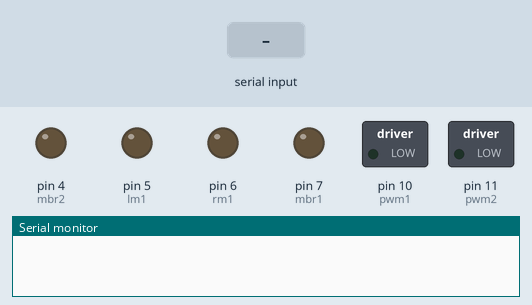
Bench run of a sketch on a simulated Arduino Uno, built with avr-gcc and run on an emulated ATmega328P. Shown: switched loads named in the sketch (green lamp = pin HIGH), output pins drawn as LEDs (lit = HIGH), the last lines printed to the serial monitor. The test bench sets the inputs (shaded band).

Above: at 1.2 s.
1.3 s: "1" received over the second serial link
At 2.3 s:
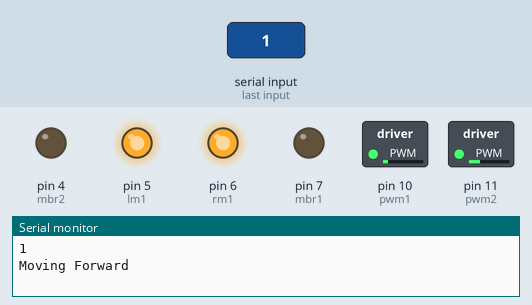
2.8 s: "2" received over the second serial link
At 3.4 s:
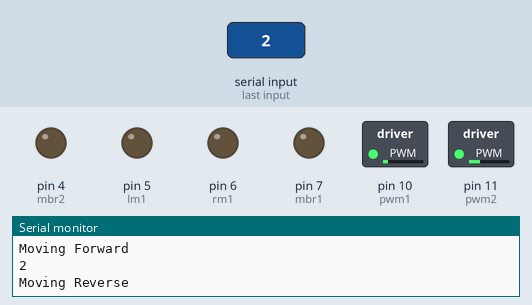
4.3 s: "3" received over the second serial link
At 4.6 s:
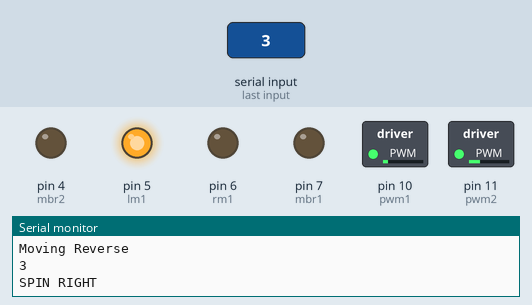
5.8 s: "4" received over the second serial link
At 6.9 s:
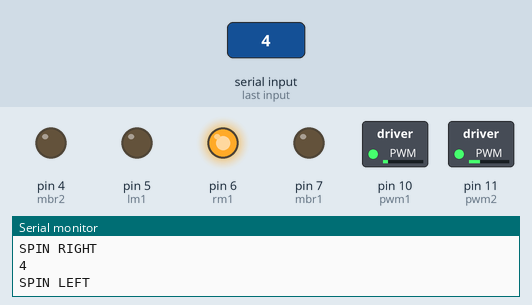
7.3 s: "5" received over the second serial link
At 8.1 s:
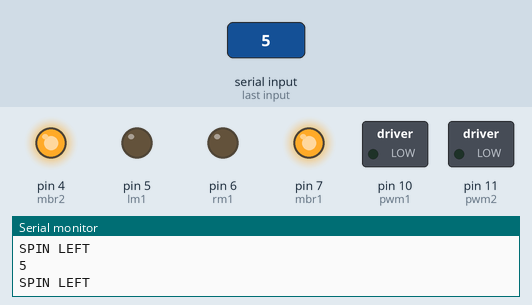
Timing chart, 0 to 9.8 s (numbered marks = the images above; inputs shaded):
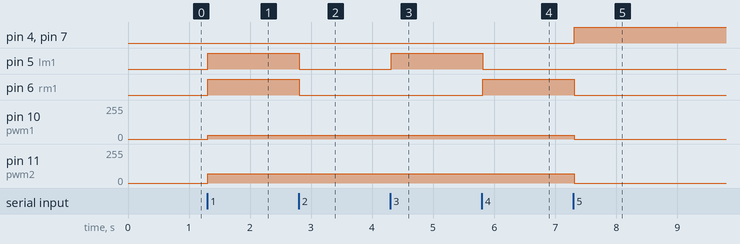

Measured:
- after the input at 1.3 s, pin 5 (lm1), pin 6 (rm1): LOW → HIGH at once; pin 10 (pwm1): 0/255 → 30/255 at once; pin 11 (pwm2): 0/255 → 70/255 at once
- after the input at 2.8 s, pin 5 (lm1), pin 6 (rm1): HIGH → LOW at once
- after the input at 4.3 s, pin 5 (lm1): LOW → HIGH at once
- after the input at 5.8 s, pin 5 (lm1): HIGH → LOW at once; pin 6 (rm1): LOW → HIGH at once
- after the input at 7.3 s, pin 4 (mbr2), pin 7 (mbr1): LOW → HIGH at once; pin 6 (rm1): HIGH → LOW at once; pin 10 (pwm1): 30/255 → 0/255 at once; pin 11 (pwm2): 70/255 → 0/255 at once

The sketch:

Arduino_Bluetooth_Control.ino
```cpp
#include <SoftwareSerial.h>

SoftwareSerial BT(0,1); //TX, RX respetively
String readdata;

//Motor1

int lm1 = 5;
int mbr1 = 7;
int pwm1 = 10;

//Motor2

int rm1 = 6;
int mbr2 = 4;
int pwm2 = 11;

void setup() {
 BT.begin(9600);
 Serial.begin(9600);
  pinMode(5, OUTPUT);
  pinMode(6, OUTPUT);
  pinMode(4, OUTPUT);
  pinMode(7, OUTPUT);
  pinMode(10, OUTPUT);
  pinMode(11, OUTPUT);

}

void loop() {
  while (BT.available()){
  delay(10);
  char c = BT.read();
  readdata += c;
  }
  if (readdata.length() > 0) {
    Serial.println(readdata);

  if(readdata == "1")
  {
   digitalWrite(mbr1, LOW);
   digitalWrite(mbr2, LOW);
   analogWrite(pwm1, 30);
   analogWrite(pwm2, 70);
   digitalWrite(lm1, HIGH);
   digitalWrite(rm1, HIGH);
   Serial.println("Moving Forward");
   delay (100);
  }


  else if(readdata == "2")
  {
   digitalWrite(mbr1, LOW);
   digitalWrite(mbr2, LOW);
   analogWrite(pwm1, 30);
   analogWrite(pwm2, 70);
   digitalWrite(lm1, LOW);
   digitalWrite(rm1, LOW);
   Serial.println("Moving Reverse");
   delay (100);
  }

  else if (readdata == "3")
  {
   digitalWrite(mbr1, LOW);
   digitalWrite(mbr2, LOW);
   analogWrite(pwm1, 30);
   analogWrite(pwm2, 70);
   digitalWrite(lm1, HIGH);
   digitalWrite(rm1, LOW);
   Serial.println("SPIN RIGHT");
   delay (100);

  }

 else if ( readdata == "4")
 {
   digitalWrite(mbr1, LOW);
   digitalWrite(mbr2, LOW);
   analogWrite(pwm1, 30);
   analogWrite(pwm2, 70);
   digitalWrite(lm1, LOW);
   digitalWrite(rm1, HIGH);
   Serial.println("SPIN LEFT");
   delay (100);
 }
 else if (readdata == "5")
 {
   digitalWrite(mbr1, HIGH);
   digitalWrite(mbr2, HIGH);
  analogWrite(pwm1, 0);
   analogWrite(pwm2, 0);
   digitalWrite(lm1, LOW);
   digitalWrite(rm1, LOW);
   Serial.println("SPIN LEFT");
   delay (100);
 }


readdata="";}} //Reset the variable
```
